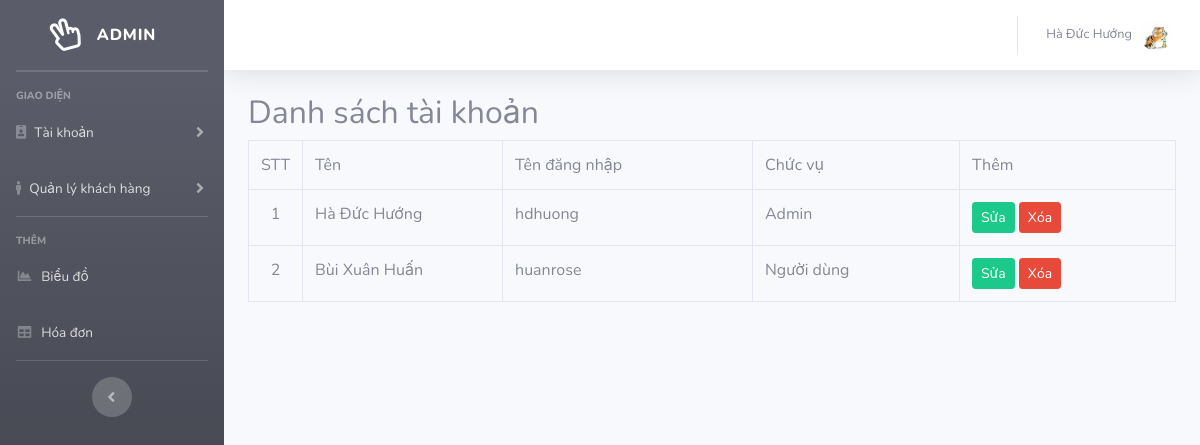
Screenshot of /admin/index.php?controller=users/list (signed in) with the database file from the repository.
### tables this page shows
CREATE TABLE `user`(
	`id` int(11) AUTO_INCREMENT,
	`name` varchar(255) NOT NULL,
	`username` varchar(255) NOT NULL,
	`password` varchar(255) NOT NULL,
	`position` varchar(255) NOT NULL,
	`updated` timestamp ON UPDATE CURRENT_TIMESTAMP(),
	primary key (`id`)
);

### admin/controllers/users/listController.php (called while the page is built, shortened)
<?php
	class listUsers extends Controller{
		public function __construct(){
			$data = $this->Model->fetch("SELECT * FROM user");
			include "views/users/listView.php";
		}
	}
	new listUsers();
?>

### config/Controller.php (called while the page is built, shortened)
<?php
	class Controller {
		public function __construct(){
			$this->Model = new Model();
		}
	}

### config/Model.php (called while the page is built, shortened)
<?php
	class Model {
		public function fetch($sql){
			global $con;
			$result = mysqli_query($con,$sql);
			$arr = array();
			while($rows = mysqli_fetch_array($result))
				$arr[] = $rows;
			return $arr;
		}
}

### admin/views/users/listView.php (the view)
<div class="row">
	<div class="col-lg-12">
		<h2 class="page-header">
			Danh sách tài khoản
		</h2>
	</div>
</div>
<table class="table table-bordered table-hover">
	<tr>
		<td width="50px;">STT</td>
		<td width="200px;">Tên</td>
		<td>Tên đăng nhập</td>
		<td>Chức vụ</td>
		<td>Thêm</td>
	</tr>
	<?php
		$stt=0;
		foreach ($data as $value) {
		 	$stt++;
	 ?>
	 <tr>
	 	<td style="text-align: center;"><?php echo $stt; ?></td>
	 	<td><?php echo $value["name"] ?></td>
	 	<td><?php echo $value["username"] ?></td>
	 	<td><?php echo $value["position"] ?></td>
	 	<td>
	 		<a href="index.php?controller=users/edit&id=<?php echo $value["id"] ?>" class="btn btn-success btn-sm">Sửa</a>
	 		<a onclick="window.confirm('Bạn có thực sự muốn xóa ???');" href="index.php?controller=users/list&id=<?php echo $value["id"]; ?>&act=delete" class="btn btn-danger btn-sm">Xóa</a>
	 	</td>
	 </tr>
	<?php } ?>
</table>

### rows the page displays
user: name "Hà Đức Hướng", username "hdhuong", position "Admin"
user: name "Bùi Xuân Huấn", username "huanrose", position "Người dùng"

### other values shown
$_SESSION["name"] "Hà Đức Hướng"
